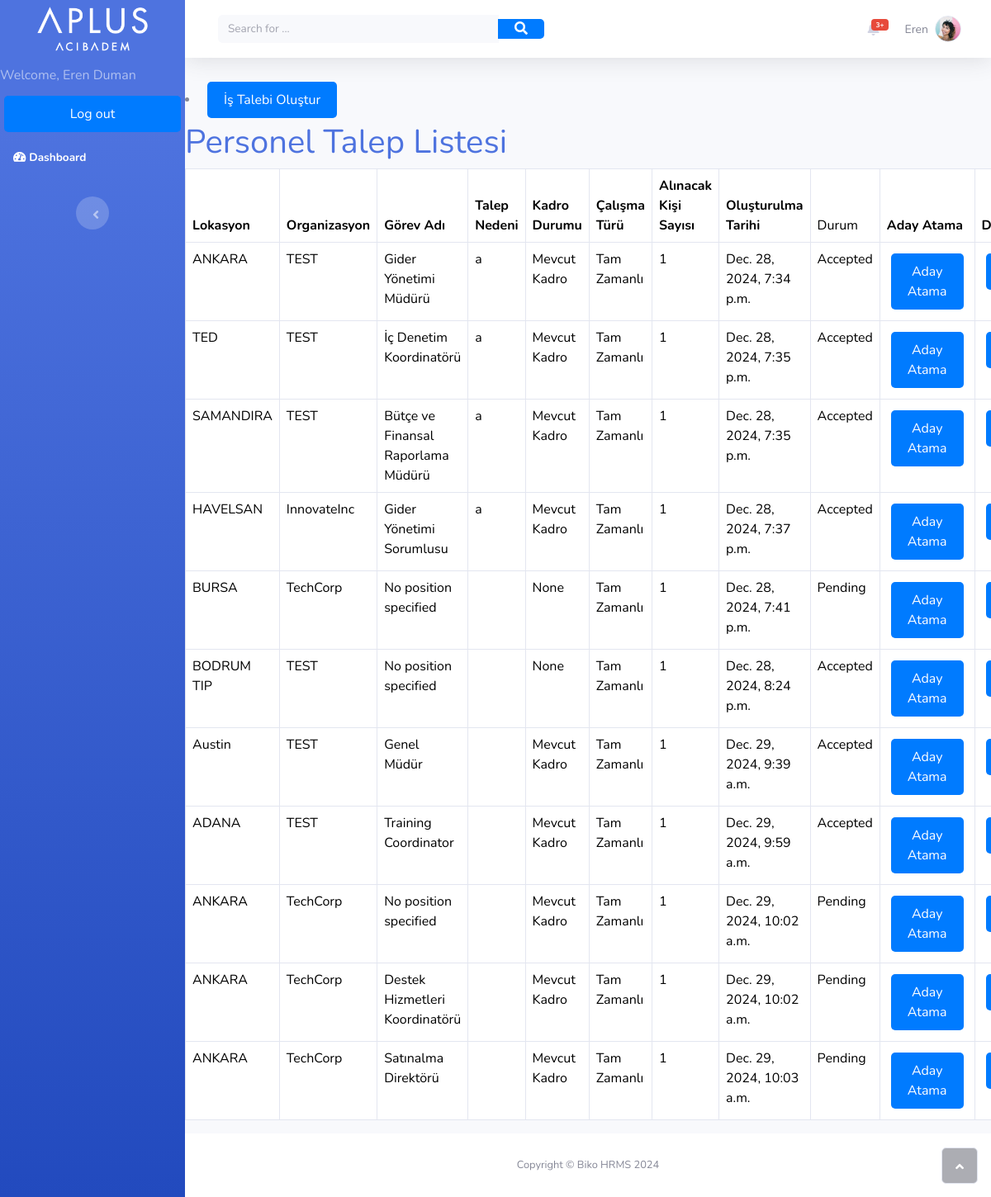
The app's page /jobrequest/ (signed in), older data.
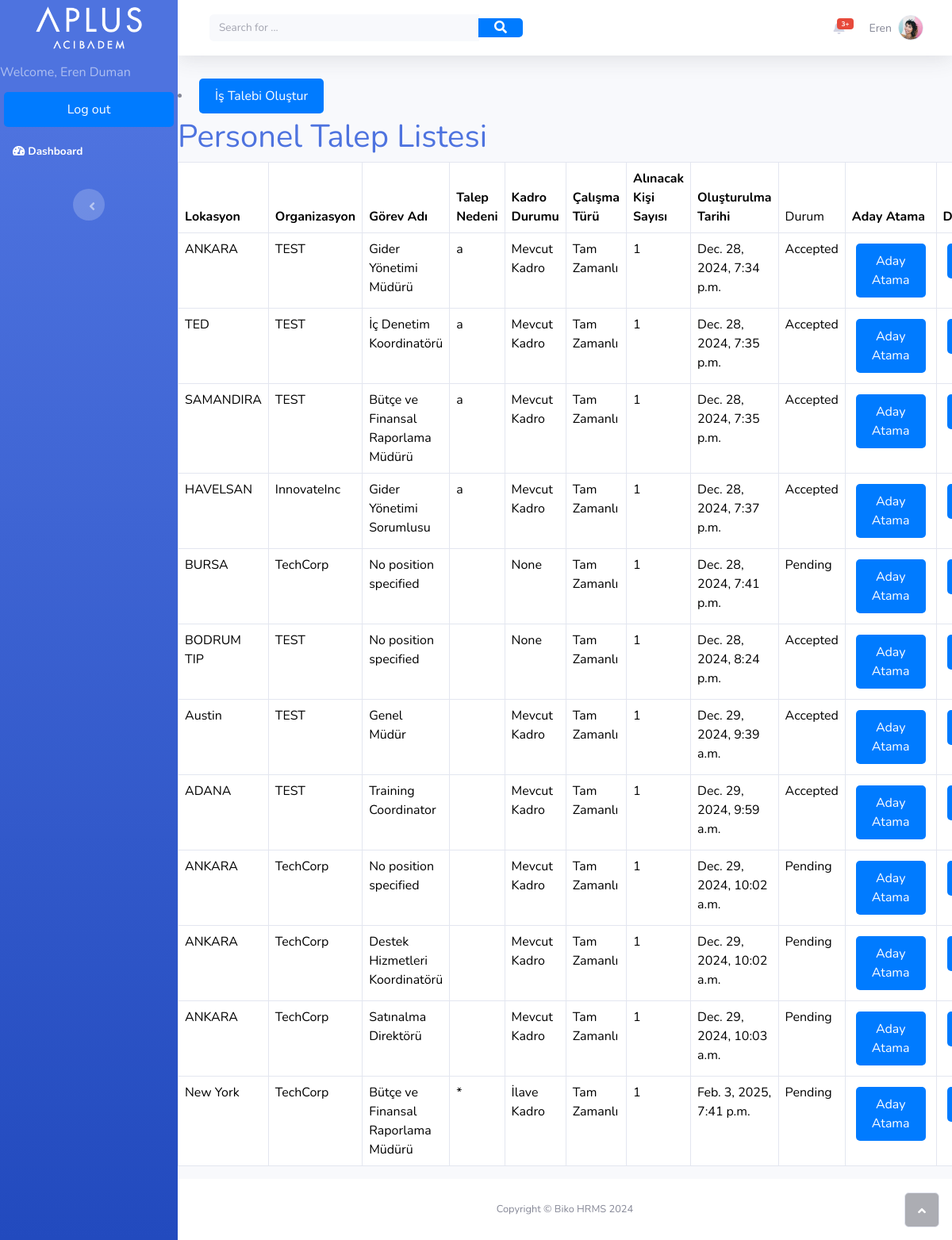
The same page, newer data.
### jobrequest/models.py (models this page shows)
class JobRequest(models.Model): #talep eğer kabul edilirse IncubationJob tablosuna eklenilecek.
    TASK_TYPE_CHOICES = [
        ('Mevcut Kadro', 'Mevcut Kadro'),
        ('İlave Kadro', 'İlave Kadro'),
    ]
    WORK_TYPE_CHOICES = [
        ('Tam Zamanlı', 'Tam Zamanlı'),
        ('Yarı Zamanlı', 'Yarı Zamanlı'),
    ]
    location = models.ForeignKey(Location, on_delete=models.CASCADE,blank=True, null=True)
    organization = models.ForeignKey(Organization, on_delete=models.CASCADE,blank=True, null=True)
    position_type= models.CharField(max_length=100, choices=TASK_TYPE_CHOICES,blank=True, null=True)
    position_name = models.ForeignKey(Position,on_delete=models.CASCADE,blank=True, null=True)
    new_position_name = models.CharField(max_length=100, blank=True, null=True)
    replacement_for = models.CharField(max_length=100, blank=True, null=True)  # Kimin Yerine
    work_type = models.CharField(max_length=50, choices=WORK_TYPE_CHOICES)
    request_reason = models.TextField(blank=True, null=True)  # Talep Nedeni
    description = models.TextField(blank=True, null=True)  # Açıklama
    desired_start_date = models.DateField(blank=True, null=True)  # Göreve Başlama Tarihi
    desired_personnel_count = models.PositiveIntegerField()  # Alınacak Kişi Sayısı
    desired_experience_years = models.PositiveIntegerField(blank=True, null=True)  # Deneyim Yılı
    required_education_level = models.CharField(max_length=255, blank=True, null=True)  # Eğitim
    special_requirements = models.TextField(blank=True, null=True)  # Özel Nitelikler
    created_at = models.DateTimeField(auto_now_add=True)
    request_status_hr = models.CharField(max_length=50, default="Pending", blank=True)
    request_status_organization_manager = models.CharField(max_length=50, default="Pending", blank=True)
    candidates = models.ManyToManyField(Candidate, related_name='job_requests')

### biko_hr/models.py (models this page shows, shortened)
class Location(models.Model):
    location = models.CharField(max_length=255)
    def __str__(self):
        return self.location

class Organization(models.Model):
    organization = models.CharField(max_length=100)
    location = models.ForeignKey(Location, on_delete=models.CASCADE)
    def __str__(self):
        return self.organization

class Position(models.Model):
    position = models.CharField(max_length=100)
    category = models.ForeignKey(JobCategory, on_delete=models.CASCADE, null=True,blank=True, default=None)

### jobrequest/views.py (the view, shortened to what this page needs)
# urls.py: path('', task_request_list, name='task_request_list'),
@login_required
def task_request_list(request):
    user = request.user
    job_requests = JobRequest.objects.none()
    if user.groups.filter(name='HR').exists():
        job_requests = JobRequest.objects.all()
        print("HR user - showing all job requests")
    print(f"User: {user}, Requests: {job_requests}")
    return render(request, 'task_request_list.html', {'tasks': job_requests})

### jobrequest/templates/task_request_list.html (shortened to what this page needs)
{% extends 'base.html' %}
{% block content %}
<li><a href="{% url 'create_task_request' %}" class="btn btn-warning btn-sm">İş Talebi Oluştur</a></li>
<h1 class="text-primary">Personel Talep Listesi</h1>
<table class="table table-bordered">
    <thead>
        <tr>
            <th>Lokasyon</th>
            <th>Organizasyon</th>
            <th>Görev Adı</th>
            <th>Talep Nedeni</th>
            <th>Kadro Durumu</th>
            <th>Çalışma Türü</th>
            <th>Alınacak Kişi Sayısı</th>
            <th>Oluşturulma Tarihi</th>
            <td>Durum</td>
            <th>Aday Atama</th>
            <th>Detay</th>
        </tr>
    </thead>
    <tbody>
        {% for task in tasks %}
        <tr>
            <td>{{ task.location }}</td>
            <td>{{ task.organization }}</td>
            <td>
                {% if task.position_name %}
                    {{ task.position_name.position }}
                {% elif task.new_position_name %}
                    {{ task.new_position_name }}
                {% else %}
                    No position specified
                {% endif %}
            </td>
            <td>{{ task.request_reason }}</td>
            <td>{{ task.position_type }}</td>
            <td>{{ task.work_type }}</td>
            <td>{{ task.desired_personnel_count }}</td>
            <td>{{ task.created_at }}</td>
            <td>{{ task.request_status_organization_manager}}</td>
            <td><a href="{% url 'assign_candidates' task.pk %}" class="btn btn-warning btn-sm">Aday Atama</a></td>
            <td><a href="{% url 'task_request_detail' task.pk %}" class="btn btn-info btn-sm">Detay</a></td>
        </tr>
        {% empty %}
        <tr>
            <td colspan="10" class="text-center">Henüz bir talep eklenmemiş.</td>
        </tr>
        {% endfor %}
    </tbody>
</table>
{% endblock %}

Row changes from the older to the newer data that the page shows:
added JobRequest: location "New York", organization "TechCorp", position_name.position "Bütçe ve Finansal Raporlama Müdürü", request_reason "*", position_type "İlave Kadro", work_type "Tam Zamanlı", desired_personnel_count "1", created_at "Feb. 3, 2025, 7:41 p.m.", request_status_organization_manager "Pending"
